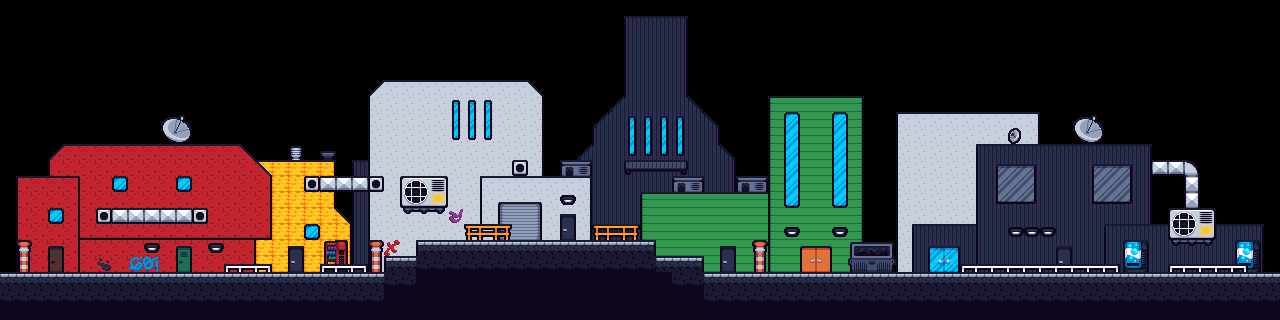

This game map was drawn from its Tiled (.tmx) file and the tilesets committed beside it. A one-line description and the trimmed map source follow:
An orthogonal 80x20 tile map with 16x16 px tiles, 5 tile layers (backgroundBuildingsLayer, buildingsLayer, ground, mainDetailsLayer, ...), 1 hidden layer not drawn, 2 tilesets and 2 objects.

<map version="1.10" tiledversion="1.12.2" orientation="orthogonal" renderorder="right-down" width="80" height="20" tilewidth="16" tileheight="16" infinite="0" nextlayerid="9" nextobjectid="1">
 <editorsettings>
  <export target="../public/assets/Level1embed.json" format="json" />
 </editorsettings>
 <tileset firstgid="1" name="punkcity" tilewidth="16" tileheight="16" tilecount="480" columns="30">
  <image source="../worldTilesetDownload/world1.png" width="480" height="256" />
  <tile id="121">
   <properties>
    <property name="collides" type="bool" value="true" />
   </properties>
  </tile>
  <tile id="122">
   <properties>
    <property name="collides" type="bool" value="true" />
   </properties>
  </tile>
  <tile id="123">
   <properties>
    <property name="collides" type="bool" value="true" />
   </properties>
  </tile>
  <tile id="126">
   <properties>
    <property name="collides" type="bool" value="true" />
   </properties>
  </tile>
  <tile id="128">
   <properties>
    <property name="collides" type="bool" value="true" />
   </properties>
  </tile>
  <tile id="151">
   <properties>
    <property name="collides" type="bool" value="true" />
   </properties>
  </tile>
  <tile id="152">
   <properties>
    <property name="collides" type="bool" value="true" />
   </properties>
  </tile>
  <tile id="153">
   <properties>
    <property name="collides" type="bool" value="true" />
   </properties>
  </tile>
  <tile id="240">
   <objectgroup draworder="index" id="2">
    <object id="1" x="15.9961" y="8">
     <polygon points="0,0 0.00390625,8 -15.9961,8 -15.9922,6.99609 -2,0" />
    </object>
   </objectgroup>
  </tile>
  <tile id="241">
   <objectgroup draworder="index" id="4">
    <object id="3" x="0.125" y="7.1875">
     <polygon points="-0.109375,-0.175781 13.8748,-7.19236 15.8873,-7.19097 15.875,8.80859 -0.117188,8.80469" />
    </object>
   </objectgroup>
  </tile>
 </tileset>
 <tileset firstgid="481" name="player" tilewidth="24" tileheight="24" tilecount="48" columns="8">
  <image source="../public/assets/PlayerSprite.png" width="192" height="144" />
 </tileset>
 <layer id="6" name="backgroundBuildingsLayer" width="80" height="20">
  <data>[1600 cells, 300 non-empty, 22 distinct tile ids]</data>
 </layer>
 <layer id="3" name="buildingsLayer" width="80" height="20">
  <data>[1600 cells, 668 non-empty, 31 distinct tile ids]</data>
 </layer>
 <layer id="2" name="ground" width="80" height="20">
  <data>[1600 cells, 297 non-empty, 16 distinct tile ids]</data>
 </layer>
 <layer id="7" name="mainDetailsLayer" width="80" height="20">
  <data>[1600 cells, 144 non-empty, 75 distinct tile ids]</data>
 </layer>
 <layer id="8" name="secondaryDetailsLayer" width="80" height="20">
  <data>[1600 cells, 39 non-empty, 14 distinct tile ids]</data>
 </layer>
 <layer id="4" name="Playertest" width="80" height="20" visible="0" locked="1">
  <data>[1600 cells, 2 non-empty, 2 distinct tile ids]</data>
 </layer>
</map>
